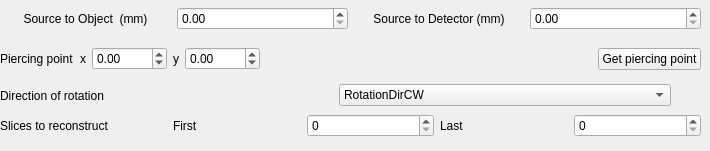
                <widget class="QWidget" name="tab_advanced_geometry">
                 <attribute name="title">
                  <string>Advanced geometry</string>
                 </attribute>
                 <widget class="QWidget" name="horizontalLayoutWidget_2">
                  <property name="geometry">
                   <rect>
                    <x>0</x>
                    <y>0</y>
                    <width>701</width>
                    <height>37</height>
                   </rect>
                  </property>
                  <layout class="QHBoxLayout" name="horizontalLayout_10">
                   <item>
                    <widget class="QLabel" name="label_29">
                     <property name="text">
                      <string>Source to Object  (mm)</string>
                     </property>
                     <property name="alignment">
                      <set>Qt::AlignCenter</set>
                     </property>
                    </widget>
                   </item>
                   <item>
                    <widget class="QDoubleSpinBox" name="dspinSOD">
                     <property name="maximum">
                      <double>9999.989999999999782</double>
                     </property>
                    </widget>
                   </item>
                   <item>
                    <widget class="QLabel" name="label_28">
                     <property name="text">
                      <string>Source to Detector (mm)</string>
                     </property>
                     <property name="alignment">
                      <set>Qt::AlignCenter</set>
                     </property>
                    </widget>
                   </item>
                   <item>
                    <widget class="QDoubleSpinBox" name="dspinSDD">
                     <property name="maximum">
                      <double>9999.989999999999782</double>
                     </property>
                    </widget>
                   </item>
                  </layout>
                 </widget>
                 <widget class="QWidget" name="horizontalLayoutWidget_6">
                  <property name="geometry">
                   <rect>
                    <x>0</x>
                    <y>40</y>
                    <width>701</width>
                    <height>38</height>
                   </rect>
                  </property>
                  <layout class="QHBoxLayout" name="horizontalLayout_16">
                   <item>
                    <widget class="QLabel" name="label_56">
                     <property name="text">
                      <string>Piercing point</string>
                     </property>
                    </widget>
                   </item>
                   <item>
                    <layout class="QHBoxLayout" name="horizontalLayout_23">
                     <item>
                      <widget class="QLabel" name="label_57">
                       <property name="text">
                        <string>x</string>
                       </property>
                      </widget>
                     </item>
                     <item>
                      <widget class="QDoubleSpinBox" name="dspinPiercPointX">
                       <property name="decimals">
                        <number>2</number>
                       </property>
                       <property name="minimum">
                        <double>-1000.000000000000000</double>
                       </property>
                       <property name="maximum">
                        <double>9999.989999999999782</double>
                       </property>
                       <property name="singleStep">
                        <double>1.000000000000000</double>
                       </property>
                      </widget>
                     </item>
                     <item>
                      <widget class="QLabel" name="label_58">
                       <property name="text">
                        <string>y</string>
                       </property>
                      </widget>
                     </item>
                     <item>
                      <widget class="QDoubleSpinBox" name="dspinPiercPointY">
                       <property name="minimum">
                        <double>-1000.000000000000000</double>
                       </property>
                       <property name="maximum">
                        <double>9999.989999999999782</double>
                       </property>
                      </widget>
                     </item>
                    </layout>
                   </item>
                   <item>
                    <spacer name="horizontalSpacer_13">
                     <property name="orientation">
                      <enum>Qt::Horizontal</enum>
                     </property>
                     <property name="sizeHint" stdset="0">
                      <size>
                       <width>40</width>
                       <height>20</height>
                      </size>
                     </property>
                    </spacer>
                   </item>
                   <item>
                    <widget class="QPushButton" name="buttonGetPP">
                     <property name="text">
                      <string>Get piercing point</string>
                     </property>
                    </widget>
                   </item>
                  </layout>
                 </widget>
                 <widget class="QWidget" name="horizontalLayoutWidget_4">
                  <property name="geometry">
                   <rect>
                    <x>0</x>
                    <y>80</y>
                    <width>701</width>
                    <height>31</height>
                   </rect>
                  </property>
                  <layout class="QHBoxLayout" name="horizontalLayout_14">
                   <item>
                    <widget class="QLabel" name="label_33">
                     <property name="text">
                      <string>Direction of rotation</string>
                     </property>
                    </widget>
                   </item>
                   <item>
                    <widget class="QComboBox" name="comboDirRotation">
                     <property name="sizePolicy">
                      <sizepolicy hsizetype="Minimum" vsizetype="Fixed">
                       <horstretch>0</horstretch>
                       <verstretch>0</verstretch>
                      </sizepolicy>
                     </property>
                     <item>
                      <property name="text">
                       <string>RotationDirCW</string>
                      </property>
                     </item>
                     <item>
                      <property name="text">
                       <string>RotationDirCCW</string>
                      </property>
                     </item>
                    </widget>
                   </item>
                   <item>
                    <spacer name="horizontalSpacer_14">
                     <property name="orientation">
                      <enum>Qt::Horizontal</enum>
                     </property>
                     <property name="sizeType">
                      <enum>QSizePolicy::Minimum</enum>
                     </property>
                     <property name="sizeHint" stdset="0">
                      <size>
                       <width>30</width>
                       <height>20</height>
                      </size>
                     </property>
                    </spacer>
                   </item>
                  </layout>
                 </widget>
                 <widget class="QWidget" name="horizontalLayoutWidget_5">
                  <property name="geometry">
                   <rect>
                    <x>0</x>
                    <y>110</y>
                    <width>701</width>
                    <height>32</height>
                   </rect>
                  </property>
                  <layout class="QHBoxLayout" name="horizontalLayout_15">
                   <item>
                    <widget class="QLabel" name="label_34">
                     <property name="text">
                      <string>Slices to reconstruct</string>
                     </property>
                    </widget>
                   </item>
                   <item>
                    <spacer name="horizontalSpacer_3">
                     <property name="orientation">
                      <enum>Qt::Horizontal</enum>
                     </property>
                     <property name="sizeType">
                      <enum>QSizePolicy::Minimum</enum>
                     </property>
                     <property name="sizeHint" stdset="0">
                      <size>
                       <width>40</width>
                       <height>20</height>
                      </size>
                     </property>
                    </spacer>
                   </item>
                   <item>
                    <widget class="QLabel" name="label_67">
                     <property name="text">
                      <string>First</string>
                     </property>
                    </widget>
                   </item>
                   <item>
                    <widget class="QSpinBox" name="spinSubVolumeSizeZ0">
                     <property name="maximum">
                      <number>9999</number>
                     </property>
                    </widget>
                   </item>
                   <item>
                    <widget class="QLabel" name="label_68">
                     <property name="text">
                      <string>Last</string>
                     </property>
                    </widget>
                   </item>
                   <item>
                    <widget class="QSpinBox" name="spinSubVolumeSizeZ1">
                     <property name="maximum">
                      <number>9999</number>
                     </property>
                    </widget>
                   </item>
                  </layout>
                 </widget>
                </widget>
